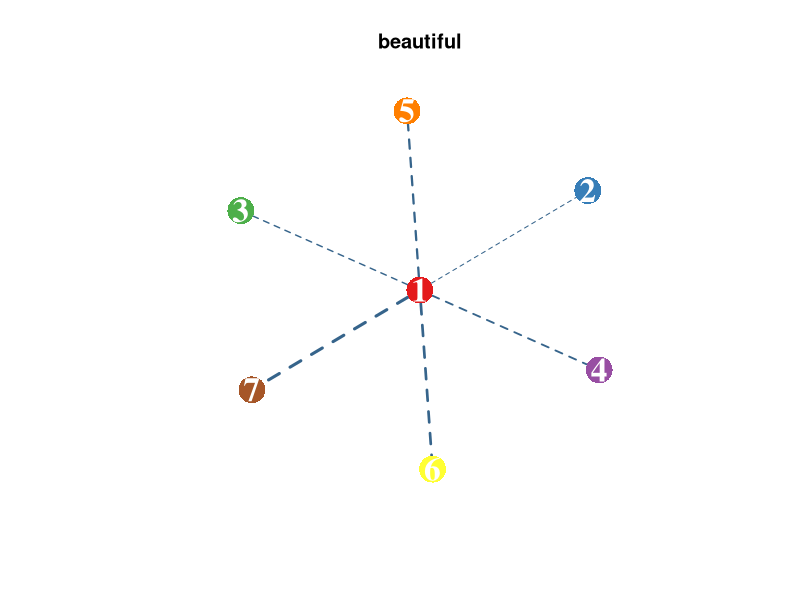

R code for this plot:
library(igraph)
g <- graph(c(2,1,3,1,4,1,5,1,6,1,7,1), directed = F)
# par(mfrow=c(2,3))
# plot(g, vertex.size=40, layout=layout_on_grid, main='simple grid layout')
# plot(g, vertex.size=40, layout=layout.auto, main='auto layout')
# plot(g, vertex.size=40, layout=layout_as_star, main='star layout')
# plot(g, vertex.size=40, layout=layout.circle, main='circle layout')
# plot(g, vertex.size=40, layout=layout_randomly, main='randomly layout')
# plot(g, vertex.size=40, layout=layout_as_tree(g), main='tree layout')

library(RColorBrewer)
weight <- seq(1,3,length.out=ecount(g))
V(g)$color <- brewer.pal(9,"Set1")[1:vcount(g)] # 设置填充点的颜色
V(g)$frame.color <- NA  # 不显示点的边框
V(g)$label.color <- "white"  # 设置点标签颜色
V(g)$label.font <- 2         # 设置点标签的字体为粗体
V(g)$label.cex <- 2          # 设置点标签的字号
E(g)$width <- weight         # 根据边的权重设置边的粗细
E(g)$color <- "steelblue4"   # 设置边的颜色
E(g)$lty <- 2                # 设置边为虚线
plot(g, main="beautiful")
